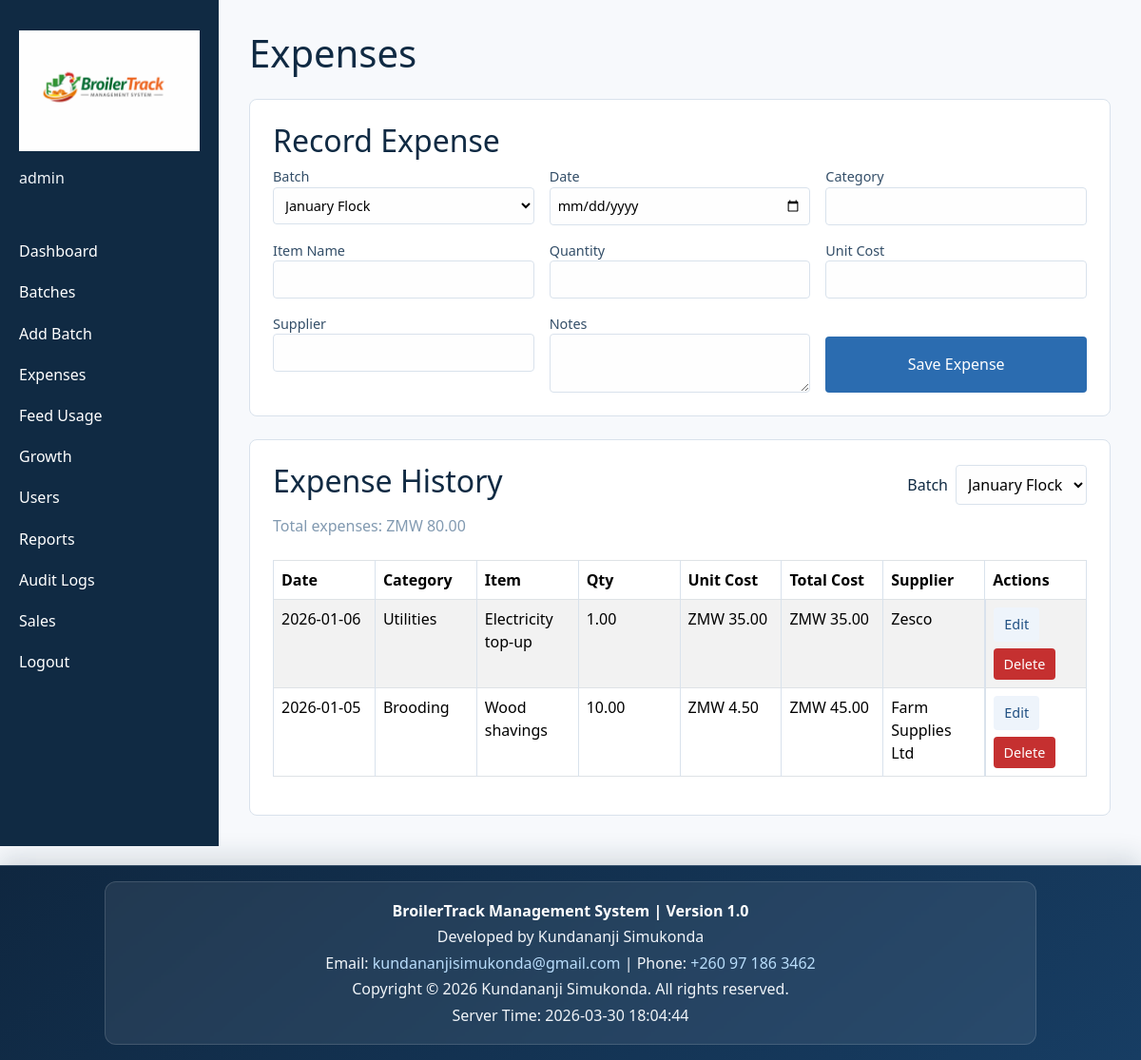
/expenses.php (signed in), run on the app's committed database.
### tables this page shows
CREATE TABLE IF NOT EXISTS expenses (
    id INT AUTO_INCREMENT PRIMARY KEY,
    batch_id INT NOT NULL,
    date DATE NOT NULL,
    category VARCHAR(80) NOT NULL,
    item_name VARCHAR(160) NOT NULL,
    quantity DECIMAL(10,2) UNSIGNED NOT NULL,
    unit_cost DECIMAL(10,2) UNSIGNED NOT NULL,
    total_cost DECIMAL(12,2) UNSIGNED NOT NULL,
    supplier VARCHAR(120) NULL,
    notes TEXT NULL,
    is_deleted TINYINT(1) NOT NULL DEFAULT 0,
    deleted_at TIMESTAMP NULL DEFAULT NULL,
    created_at TIMESTAMP DEFAULT CURRENT_TIMESTAMP,
    INDEX idx_expenses_batch_date (batch_id, date),
    CONSTRAINT chk_expenses_quantity_positive CHECK (quantity > 0),
    CONSTRAINT chk_expenses_unit_cost_positive CHECK (unit_cost > 0),
    CONSTRAINT chk_expenses_total_cost_non_negative CHECK (total_cost >= 0),
    CONSTRAINT fk_expenses_batch FOREIGN KEY (batch_id) REFERENCES batches(batch_id) ON DELETE CASCADE
);

### expenses.php (called while the page is built, shortened)
<?php
require_once __DIR__ . '/config/bootstrap.php';
require_once __DIR__ . '/controllers/BatchController.php';
require_once __DIR__ . '/controllers/ExpenseController.php';
$pdo = app_db();
$batchController = new BatchController($pdo);
$expenseController = new ExpenseController($pdo);
$batches = $batchController->list();
$defaultBatchId = $batchController->defaultBatchId();
$selectedBatchId = isset($_REQUEST['batch_id']) ? (int)$_REQUEST['batch_id'] : ($defaultBatchId ?? 0);
$editExpenseId = isset($_GET['edit_id']) ? (int)$_GET['edit_id'] : 0;
$editingExpense = $editExpenseId > 0 ? $expenseController->find($editExpenseId) : null;
$expenses = $selectedBatchId > 0 ? $expenseController->list($selectedBatchId) : [];
$totalExpenseValue = $selectedBatchId > 0 ? $expenseController->totalCost($selectedBatchId) : 0.0;
include __DIR__ . '/views/layout_header.php';
include __DIR__ . '/views/expenses.php';
include __DIR__ . '/views/layout_footer.php';

### models/Sale.php (called while the page is built, shortened)
<?php
class Sale
{
    private PDO $pdo;
    public function __construct(PDO $pdo)
    {
        $this->pdo = $pdo;
    }
    private function ensurePaymentsTable(): void
    {
        $driver = $this->pdo->getAttribute(PDO::ATTR_DRIVER_NAME);
        $sql = 'CREATE TABLE IF NOT EXISTS sales_payments (
            payment_id INT AUTO_INCREMENT PRIMARY KEY,
            sale_id INT NOT NULL,
            payment_date DATE NOT NULL,
            amount DECIMAL(14,2) UNSIGNED NOT NULL,
            notes VARCHAR(255) NULL,
            recorded_by INT NULL,
            created_at TIMESTAMP DEFAULT CURRENT_TIMESTAMP,
            INDEX idx_sales_payments_sale_date (sale_id, payment_date),
            CONSTRAINT fk_sales_payments_sale FOREIGN KEY (sale_id) REFERENCES sales(sale_id) ON DELETE CASCADE
        ) ENGINE=InnoDB';
        $this->pdo->exec($sql);
    }
}

### controllers/BatchController.php (called while the page is built, shortened)
<?php
require_once __DIR__ . '/../models/Batch.php';
require_once __DIR__ . '/../models/Sale.php';
class BatchController
{
    private Batch $batchModel;
    public function __construct(PDO $pdo)
    {
        $this->batchModel = new Batch($pdo);
    }
    public function list(): array
    {
        return $this->batchModel->all();
    }
    public function defaultBatchId(): ?int
    {
        $latest = $this->batchModel->latest();
        return $latest ? (int)$latest['batch_id'] : null;
    }
}

### models/Batch.php (called while the page is built, shortened)
<?php
class Batch
{
    private PDO $pdo;
    public function __construct(PDO $pdo)
    {
        $this->pdo = $pdo;
    }
    public function all(): array
    {
        $stmt = $this->pdo->query('SELECT * FROM batches ORDER BY start_date DESC');
        return $stmt->fetchAll() ?: [];
    }
    public function latest(): ?array
    {
        $stmt = $this->pdo->query('SELECT * FROM batches ORDER BY start_date DESC LIMIT 1');
        $batch = $stmt->fetch();
        return $batch ?: null;
    }
}

### controllers/ExpenseController.php (called while the page is built, shortened)
<?php
require_once __DIR__ . '/../models/Expense.php';
class ExpenseController
{
    private Expense $expenseModel;
    public function __construct(PDO $pdo)
    {
        $this->expenseModel = new Expense($pdo);
    }
    public function list(int $batchId): array
    {
        return $this->expenseModel->forBatch($batchId);
    }
    public function totalCost(int $batchId): float
    {
        return $this->expenseModel->totalCostByBatch($batchId);
    }
}

### models/Expense.php (called while the page is built, shortened)
<?php
class Expense
{
    private PDO $pdo;
    public function __construct(PDO $pdo)
    {
        $this->pdo = $pdo;
    }
    public function forBatch(int $batchId): array
    {
        $stmt = $this->pdo->prepare('SELECT * FROM expenses WHERE batch_id = :batch_id AND is_deleted = 0 ORDER BY date DESC');
        $stmt->execute(['batch_id' => $batchId]);
        return $stmt->fetchAll() ?: [];
    }
    public function totalCostByBatch(int $batchId): float
    {
        $stmt = $this->pdo->prepare('SELECT COALESCE(SUM(total_cost), 0) FROM expenses WHERE batch_id = :batch_id AND is_deleted = 0');
        $stmt->execute(['batch_id' => $batchId]);
        return (float)$stmt->fetchColumn();
    }
}

### views/expenses.php (the view, shortened to what this page needs)
<section class="form-section">
    <h2><?= $editingExpense ? 'Edit Expense' : 'Record Expense'; ?></h2>
    <form method="post" class="form-grid">
        <label>Batch
            <select name="batch_id" required>
                <?php foreach ($batches as $batch): ?>
                    <?php $isSelected = $editingExpense ? ((int)$editingExpense['batch_id'] === (int)$batch['batch_id']) : ($selectedBatchId === (int)$batch['batch_id']); ?>
                    <option value="<?= (int)$batch['batch_id']; ?>" <?= $isSelected ? 'selected' : ''; ?>>
                        <?= htmlspecialchars($batch['batch_name'], ENT_QUOTES, 'UTF-8'); ?>
                    </option>
                <?php endforeach; ?>
            </select>
        </label>
        <label>Date
            <input type="date" name="date" value="<?= htmlspecialchars($editingExpense['date'] ?? '', ENT_QUOTES, 'UTF-8'); ?>" required>
        </label>
        <label>Category
            <input type="text" name="category" value="<?= htmlspecialchars($editingExpense['category'] ?? '', ENT_QUOTES, 'UTF-8'); ?>" required>
        </label>
        <label>Item Name
            <input type="text" name="item_name" value="<?= htmlspecialchars($editingExpense['item_name'] ?? '', ENT_QUOTES, 'UTF-8'); ?>" required>
        </label>
        <label>Quantity
            <input type="number" step="0.01" name="quantity" min="0.01" value="<?= htmlspecialchars((string)($editingExpense['quantity'] ?? ''), ENT_QUOTES, 'UTF-8'); ?>" required>
        </label>
        <label>Unit Cost
            <input type="number" step="0.01" name="unit_cost" min="0.01" value="<?= htmlspecialchars((string)($editingExpense['unit_cost'] ?? ''), ENT_QUOTES, 'UTF-8'); ?>" required>
        </label>
        <label>Supplier
            <input type="text" name="supplier" value="<?= htmlspecialchars($editingExpense['supplier'] ?? '', ENT_QUOTES, 'UTF-8'); ?>">
        </label>
        <label>Notes
            <textarea name="notes" rows="2"><?= htmlspecialchars($editingExpense['notes'] ?? '', ENT_QUOTES, 'UTF-8'); ?></textarea>
        </label>
        <button type="submit"><?= $editingExpense ? 'Update Expense' : 'Save Expense'; ?></button>
    </form>
</section>
<section class="table-section">
    <div class="section-header">
        <h2>Expense History</h2>
        <form method="get" class="inline-form">
            <label for="batchFilter">Batch</label>
            <select name="batch_id" id="batchFilter" onchange="this.form.submit()">
                <?php foreach ($batches as $batch): ?>
                    <option value="<?= (int)$batch['batch_id']; ?>" <?= $selectedBatchId === (int)$batch['batch_id'] ? 'selected' : ''; ?>>
                        <?= htmlspecialchars($batch['batch_name'], ENT_QUOTES, 'UTF-8'); ?>
                    </option>
                <?php endforeach; ?>
            </select>
        </form>
    </div>
    <p class="muted">Total expenses: ZMW <?= number_format($totalExpenseValue, 2); ?></p>
    <div class="table-responsive">
        <table class="table table-striped table-bordered align-middle">
            <thead>
                <tr>
                    <th>Date</th>
                    <th>Category</th>
                    <th>Item</th>
                    <th>Qty</th>
                    <th>Unit Cost</th>
                    <th>Total Cost</th>
                    <th>Supplier</th>
                    <th>Actions</th>
                </tr>
            </thead>
            <tbody>
            <?php foreach ($expenses as $expense): ?>
                <tr>
                    <td><?= htmlspecialchars($expense['date'], ENT_QUOTES, 'UTF-8'); ?></td>
                    <td><?= htmlspecialchars($expense['category'], ENT_QUOTES, 'UTF-8'); ?></td>
                    <td><?= htmlspecialchars($expense['item_name'], ENT_QUOTES, 'UTF-8'); ?></td>
                    <td><?= number_format((float)$expense['quantity'], 2); ?></td>
                    <td>ZMW <?= number_format((float)$expense['unit_cost'], 2); ?></td>
                    <td>ZMW <?= number_format((float)$expense['total_cost'], 2); ?></td>
                    <td><?= htmlspecialchars($expense['supplier'] ?? '', ENT_QUOTES, 'UTF-8'); ?></td>
                    <td class="action-cell">
                        <a class="action-link" href="expenses.php?batch_id=<?= (int)$selectedBatchId; ?>&edit_id=<?= (int)$expense['id']; ?>">Edit</a>
                        <form method="post" onsubmit="return confirm('Delete this expense record?');">
                            <button type="submit" class="btn-danger">Delete</button>
                        </form>
                    </td>
                </tr>
            <?php endforeach; ?>
            </tbody>
        </table>
    </div>
</section>

### data on the page
expenses: date "2026-01-06", category "Utilities", item_name "Electricity top-up", quantity "1.00", unit_cost "35.00", total_cost "35.00", supplier "Zesco"
expenses: date "2026-01-05", category "Brooding", item_name "Wood shavings", quantity "10.00", unit_cost "4.50", total_cost "45.00", supplier "Farm Supplies Ltd"

### other printed values
$_SESSION['username'] "admin"
$pageTitle "Expenses"
$totalExpenseValue "80.00"
BROILERTRACK_VERSION "1.0"
form field batch_id "January Flock"
